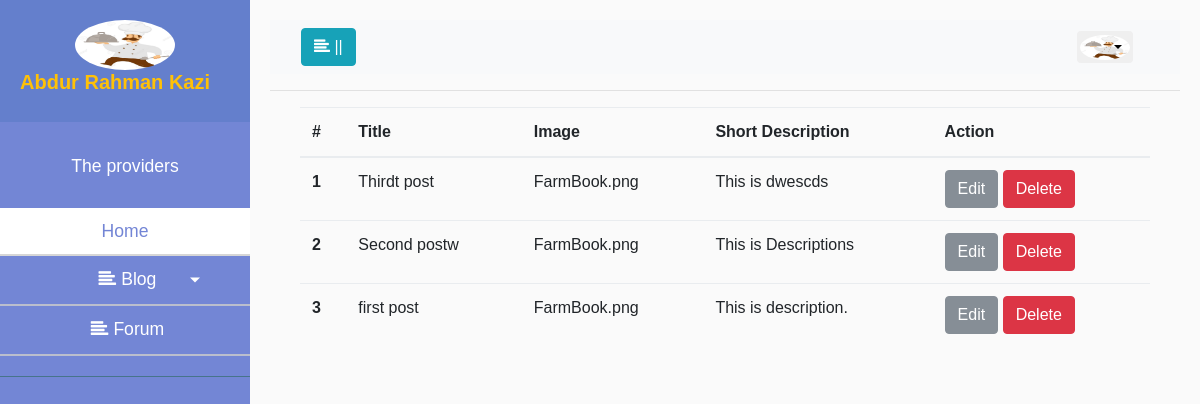
Screenshot of /admin/blog.php (signed in) with the database file from the repository.
### tables this page shows
CREATE TABLE `blog` (
  `id` int(11) NOT NULL,
  `title` varchar(255) NOT NULL,
  `image` varchar(255) NOT NULL,
  `description` varchar(255) NOT NULL
);

### admin/blog.php (the view, shortened to what this page needs)
<!doctype html>
<html lang="en">
  <head>
    <link rel="stylesheet" type="text/css" href="./css/bootstrap.min.css">
    <link rel="stylesheet" href="https://cdnjs.cloudflare.com/ajax/libs/font-awesome/4.7.0/css/font-awesome.min.css">
    <link rel="stylesheet" type="text/css" href="./css/style.css">
  </head>
 <body>
<div class="wrapper">
	<?php include_once("./sidebar.php") ?>
	<div id="content" class="activecontent">
		<?php include("./topbar.php") ?>
		<hr>
		<div class="container-fluid">
			<div class="container">
                <table class="table">
                    <thead>
                        <tr>
                        <th scope="col">#</th>
                        <th scope="col">Title</th>
                        <th scope="col">Image</th>
                        <th scope="col">Short Description</th>
                        <th scope="col">Action</th>
                        </tr>
                    </thead>
                    <tbody>
                    <?php
                        $connect = mysqli_connect("localhost","root","","farm");
                        $sql = "SELECT * FROM blog";
                        $result = mysqli_query($connect, $sql);
                        if (mysqli_num_rows($result) > 0) {
                            $i = 0;
                            while ($row = mysqli_fetch_array($result)) {
                                $i++
                    ?>
                        <tr>
                            <th scope="row"><?php echo $i; ?></th>
                            <td><?php echo $row["title"]; ?></td>
                            <td><?php echo $row["image"]; ?></td>
                            <td><?php echo $row["description"]; ?></td>
                            <td>
                                <a href="edit_blog.php?blog_id=<?php echo $row['id']; ?>" class="btn btn-secondary">Edit</a>
                                <a href="?delete_id=<?php echo $row['id']; ?>" class="btn btn-danger">Delete</a>
                            </td>
                        </tr>
                    <?php }} ?>
                    </tbody>
                </table>
			</div>
		</div>
</div>
<?php include("./footer.php"); ?>

### admin/css/style.css (style rules this page uses)
body { font-family: 'Poppins', sans-serif; background: #fafafa; }
.wrapper { display: flex; text-decoration: none; transition: all 0.3s }
.activecontent { margin-left: 250px; }
#content { width: 100%;padding: 20px; min-height: 100vh; transition: all 0.3s; }

### rows the page displays
blog: title "Thirdt post", image "FarmBook.png", description "This is dwescds"
blog: title "Second postw", image "FarmBook.png", description "This is Descriptions"
blog: title "first post", image "FarmBook.png", description "This is description."
